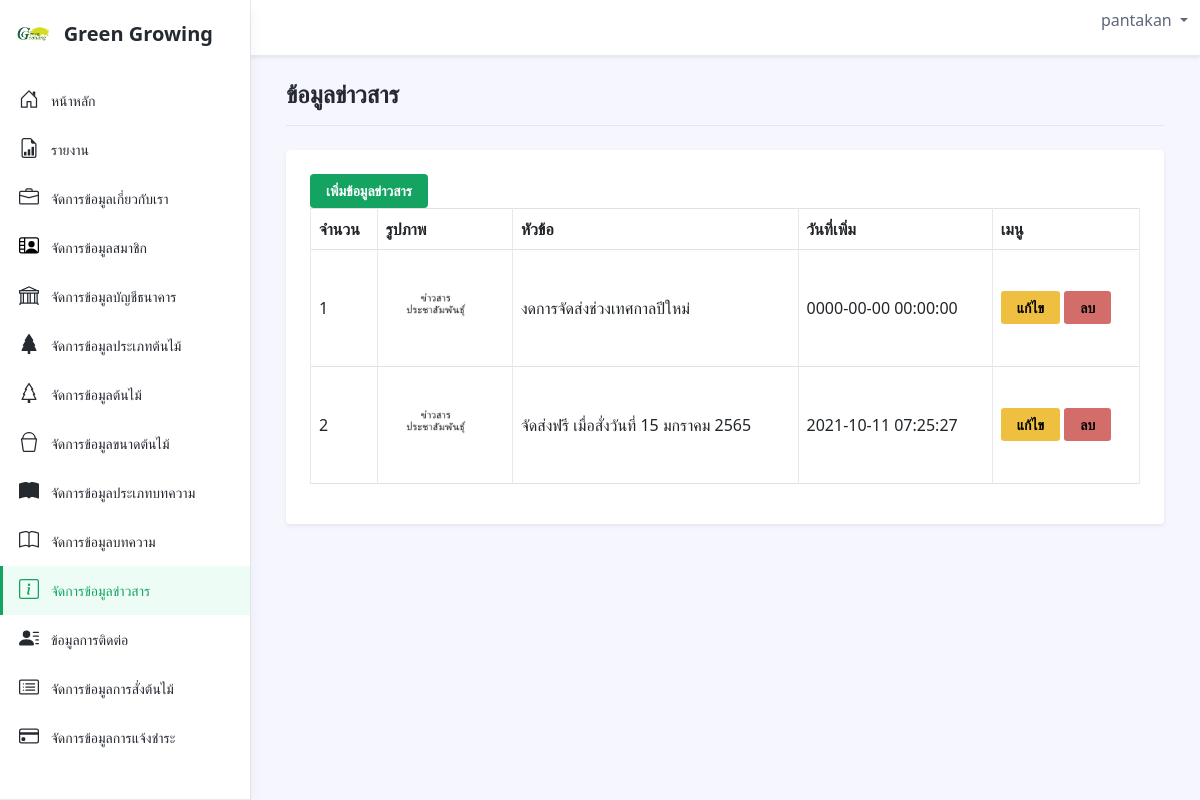
/admin/index.php?page=information (signed in), run on the app's committed database.
### tables this page shows
CREATE TABLE `db_info` (
  `info_id` int(11) NOT NULL COMMENT 'รหัสหัวข้อข่าว',
  `info_header` varchar(100) NOT NULL COMMENT 'หัวข้อข่าว',
  `info_pic` varchar(100) NOT NULL COMMENT 'ภาพประกอบ',
  `info_detail` text NOT NULL COMMENT 'รายละเอียด',
  `info_date` timestamp NOT NULL DEFAULT current_timestamp() ON UPDATE current_timestamp() COMMENT 'วันที่'
);

### admin/information/index.php (the view, shortened to what this page needs)
<?php
    $sql = "SELECT * FROM db_info";
    $query = mysqli_query($conn, $sql);
?>
<div class="row justify-content-between">
    <div class="col-auto">
        <h1 class="app-page-title mb-0">ข้อมูลข่าวสาร</h1>
    </div>
    <div class="col-auto">
    </div>
</div>
<hr class="mb-4">
<div class="row g-4 settings-section">
<div class="col-12 col-md-12">
    <div class="app-card app-card-settings shadow-sm p-4">
        <div class="app-card-body">
            <a href="?page=<?=$_GET['page']?>&function=insert" class="btn btn-primary text-white ">เพิ่มข้อมูลข่าวสาร</a>
            <table class="table table-hover table-bordered" id="tableadmin">
                <thead >
                    <tr>
                        <th scope="col">จำนวน</th>
                        <th scope="col">รูปภาพ</th>
                        <th scope="col">หัวข้อ</th>
                        <th scope="col">วันที่เพิ่ม</th>
                        <th scope="col">เมนู</th>
                    </tr>
                </thead>
                <tbody>
                    <?php
                        $i = 1;
                        foreach($query as $data):
                    ?>
                        <tr>
                            <td class="align-middle"><?=$i++?></td>
                            <td class="align-middle"><img src="upload/info/<?=$data['info_pic']?>" width="100" ></td>
                            <td class="align-middle"><?=$data['info_header']?></td>
                            <td class="align-middle"><?=$data['info_date']?></td>
                            <td class="align-middle">
                                <a href="?page=<?=$_GET['page']?>&function=update&id=<?=$data['info_id']?>" class="btn btn-sm btn-warning">แก้ไข</a>
                                <a href="?page=<?=$_GET['page']?>&function=delete&id=<?=$data['info_id']?>" onclick="return confirm('ลบข้อมูลข่าวสาร <?=$data['info_header']?>?')"
                                class="btn btn-sm btn-danger">ลบ</a>
                            </td>
                        </tr>
                    <?php endforeach;?>
                </tbody>
             </table>
        </div>
    </div>
</div>
</div>

### data on the page
db_info: info_pic (picture), info_header "งดการจัดส่งช่วงเทศกาลปีใหม่", info_date "0000-00-00 00:00:00"
db_info: info_pic (picture), info_header "จัดส่งฟรี เมื่อสั่งวันที่ 15 มกราคม 2565", info_date "2021-10-11 07:25:27"

### other printed values
$_SESSION['user_login'] "pantakan"
